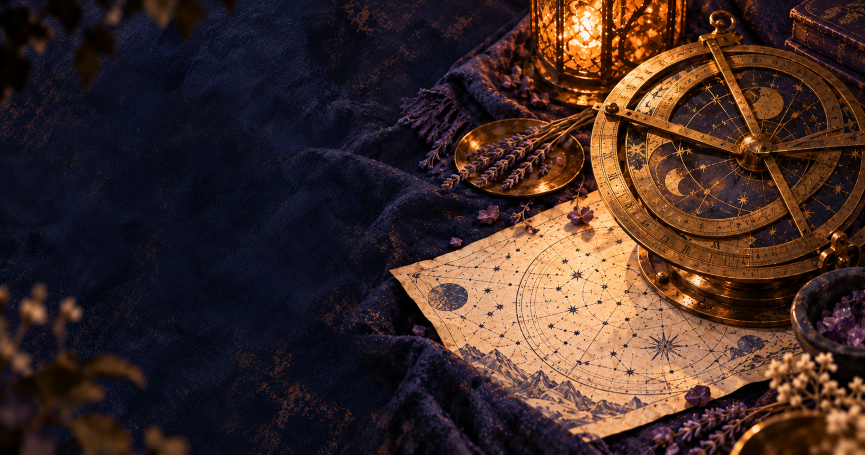
#> input picture img/search-preview/art-v2/astrology.png, 1730 x 909 px (shown at 1/2 size); its folder holds 4 pictures in this run
$ python render-search-previews-v2.py
#> lines starting #> are read from the running program, lines starting #| are printed output that depends on the picture
"""Render the approved painterly link previews from six project-owned scenes.

Run from the repository root: python scripts/render-search-previews-v2.py
The supplied artwork is deliberately text-free. All Czech, Slovak and Polish
copy is laid out here so accents and spelling remain exact.
"""

from __future__ import annotations

import re
from html import unescape
from pathlib import Path
from urllib.parse import urlparse

from PIL import Image, ImageDraw, ImageFilter, ImageFont, ImageOps


ROOT = Path(__file__).resolve().parents[1]
OUTPUT = ROOT / "img" / "search-preview"
ART = OUTPUT / "art-v2"
SIZE = (1200, 630)
BRAND = {"cs": "MYSTICKÁ HVĚZDA", "sk": "MYSTICKÁ HVIEZDA", "pl": "MYSTICKA GWIAZDA"}

# key: title, supporting line, source painting, language
PREVIEWS = {
    "home": ("Tarot a horoskopy", "Začni jednou otázkou.", "tarot", "cs"),
    "tarot": ("Tarot online", "Jedna otázka. Jedna karta.", "tarot", "cs"),
    "tarot-yes-no": ("Tarot ano/ne", "Jedna otázka. Jedna karta.", "tarot", "cs"),
    "tarot-love": ("Tarot na lásku", "Když otázka míří ke vztahu.", "tarot", "cs"),
    "horoscopes": ("Horoskop na dnes", "Pro všech 12 znamení.", "astrology", "cs"),
    "natal": ("Natální karta", "Mapa okamžiku narození.", "astrology", "cs"),
    "compatibility": ("Partnerská shoda", "Dva lidé. Jeden vztah.", "relationships", "cs"),
    "numerology": ("Numerologie", "Čísla jako podnět k zamyšlení.", "library", "cs"),
    "dreams": ("Snář", "Obrazy, které zůstávají po probuzení.", "dreams", "cs"),
    "names": ("Význam jména", "Původ a příběh jmen.", "library", "cs"),
    "angels": ("Andělské karty", "Symboly k zamyšlení.", "oracle", "cs"),
    "dictionary": ("Ezoterický slovník", "Pojmy vysvětlené srozumitelně.", "library", "cs"),
    "blog": ("Články", "Astrologie, tarot a každodenní otázky.", "library", "cs"),
    "tests": ("Mystické testy", "Podívej se na sebe z jiného úhlu.", "library", "cs"),
    "moon": ("Lunární kalendář", "Fáze Měsíce v souvislostech.", "dreams", "cs"),
    "runes": ("Runy", "Staré symboly, vlastní otázky.", "oracle", "cs"),
    "other": ("Objevuj po svém", "Tarot, symboly a další otázky.", "tarot", "cs"),
    "relationship-reading": ("Vztahový výklad", "Tři karty k tvé vlastní otázce.", "tarot", "cs"),
    "home-sk": ("Tarot a horoskopy", "Začni jednou otázkou.", "tarot", "sk"),
    "tarot-sk": ("Tarot online", "Jedna otázka. Jedna karta.", "tarot", "sk"),
    "horoscopes-sk": ("Horoskop na dnes", "Pre všetkých 12 znamení.", "astrology", "sk"),
    "natal-sk": ("Natálna karta", "Mapa okamihu narodenia.", "astrology", "sk"),
    "angels-sk": ("Anjelské karty", "Symboly na zamyslenie.", "oracle", "sk"),
    "other-sk": ("Objavuj po svojom", "Tarot, symboly a ďalšie otázky.", "tarot", "sk"),
    "home-pl": ("Tarot i horoskopy", "Zacznij od jednego pytania.", "tarot", "pl"),
    "tarot-pl": ("Tarot online", "Jedno pytanie. Jedna karta.", "tarot", "pl"),
    "horoscopes-pl": ("Horoskop na dziś", "Dla wszystkich 12 znaków.", "astrology", "pl"),
    "natal-pl": ("Kosmogram", "Mapa chwili Twoich narodzin.", "astrology", "pl"),
    "angels-pl": ("Karty anielskie", "Symbole do refleksji.", "oracle", "pl"),
    "other-pl": ("Odkrywaj po swojemu", "Tarot, symbole i nowe pytania.", "tarot", "pl"),
}


# [8 lines left out: function serif, not called in this run]


def sans(size: int, bold: bool = False) -> ImageFont.FreeTypeFont:
    return ImageFont.truetype(str(ROOT / "fonts" / ("inter-semibold.ttf" if bold else "inter-regular.ttf")), size)


# [92 lines left out: functions scene, title_lines, wrap_support, text_overlay, render_category, render_tarot_cards, not called in this run]


if __name__ == "__main__":
    OUTPUT.mkdir(parents=True, exist_ok=True)
    for artwork, filename in (("astrology", "astrology-hero.webp"), ("card", "tarot-cloth-hero.webp"), ("tarot", "home-hero.webp")):
        hero = ImageOps.fit(
            Image.open(ART / f"{artwork}.png").convert("RGB"),
            (1600, 900),
            method=Image.Resampling.LANCZOS,
            centering=(0.5, 0.5),
        )
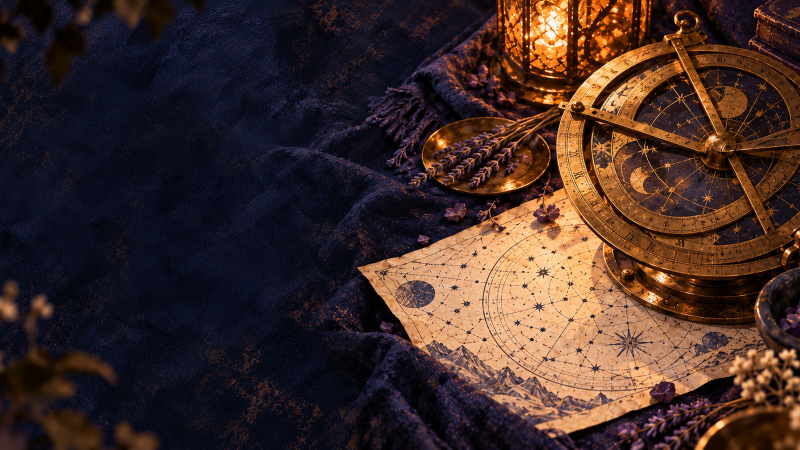
#> hero: PIL image 1600x900 RGB (shown at 1/2 size); mean R, G, B 65.1, 44.8, 39.5
        hero.save(OUTPUT / filename, "WEBP", quality=82, method=6)
#> pass 2 of the loop `for artwork, filename in (("astrology", "astrology-hero.webp"), ("card..`:
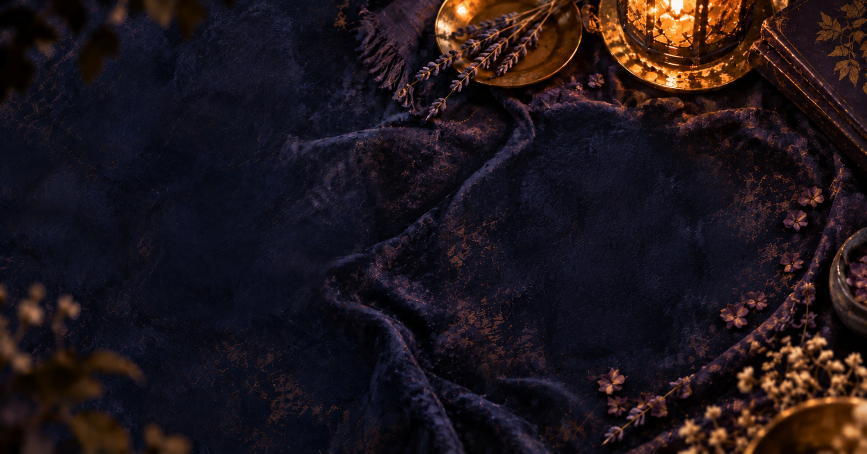
#> input picture img/search-preview/art-v2/card.png, 1734 x 907 px (shown at 1/2 size)
#> `hero = ImageOps.fit( Image.open(ART / f"{artwork}.png").convert("RGB")..`:
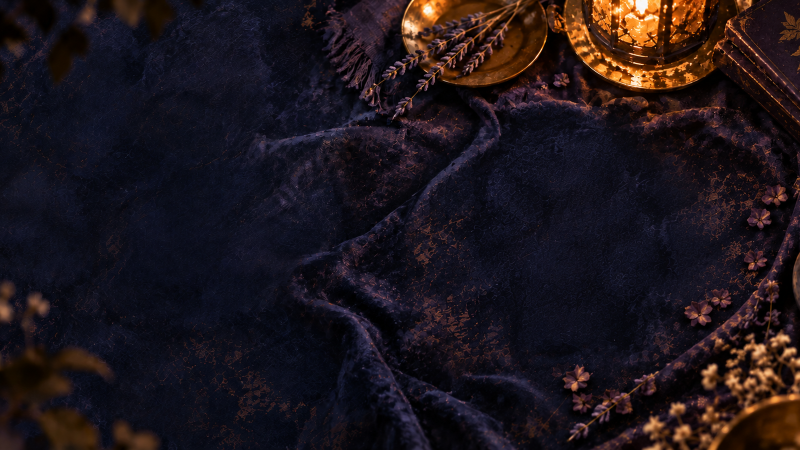
#> hero: PIL image 1600x900 RGB (shown at 1/2 size); mean R, G, B 29.3, 21, 26.5
#> (the run stopped early here; a loop or call above may not have finished)
